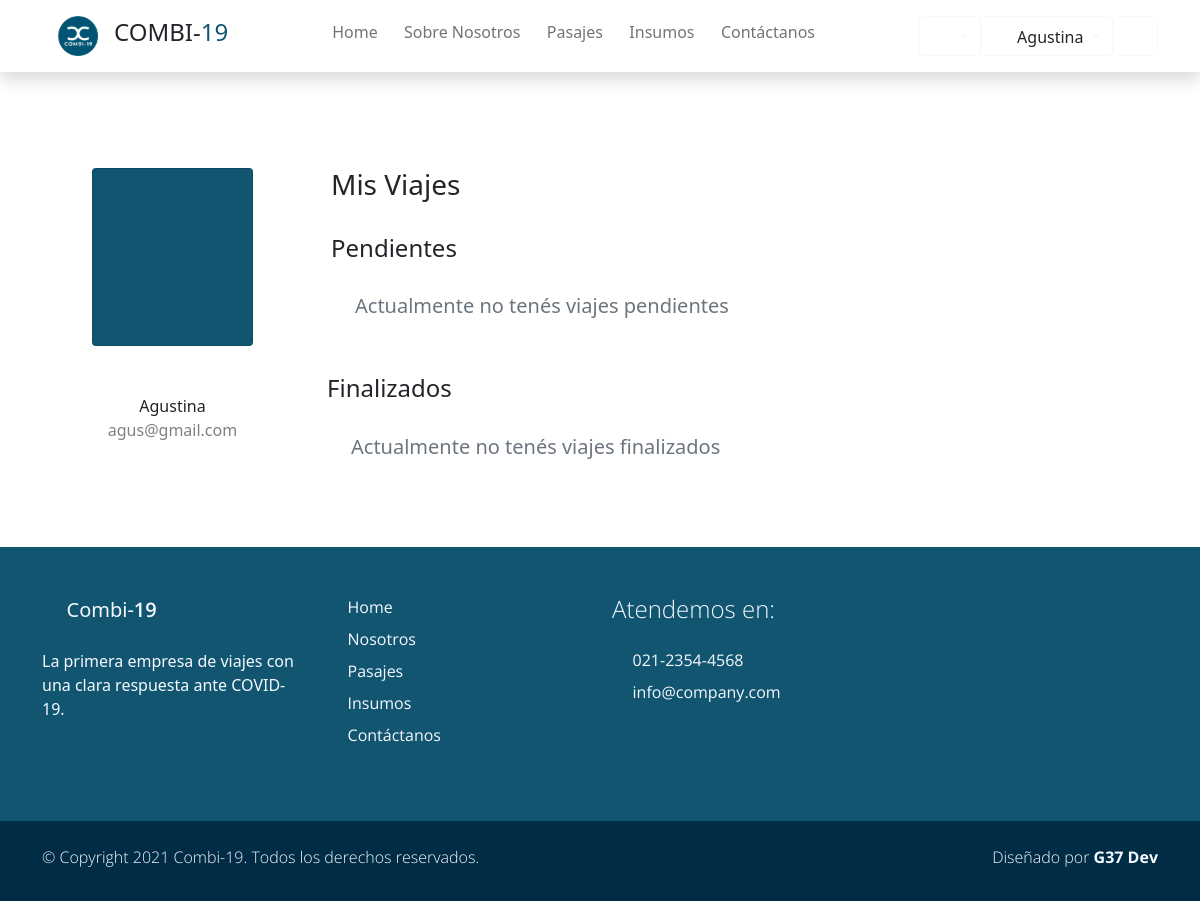
The page /viajes/ (signed in) on the database as committed earlier.
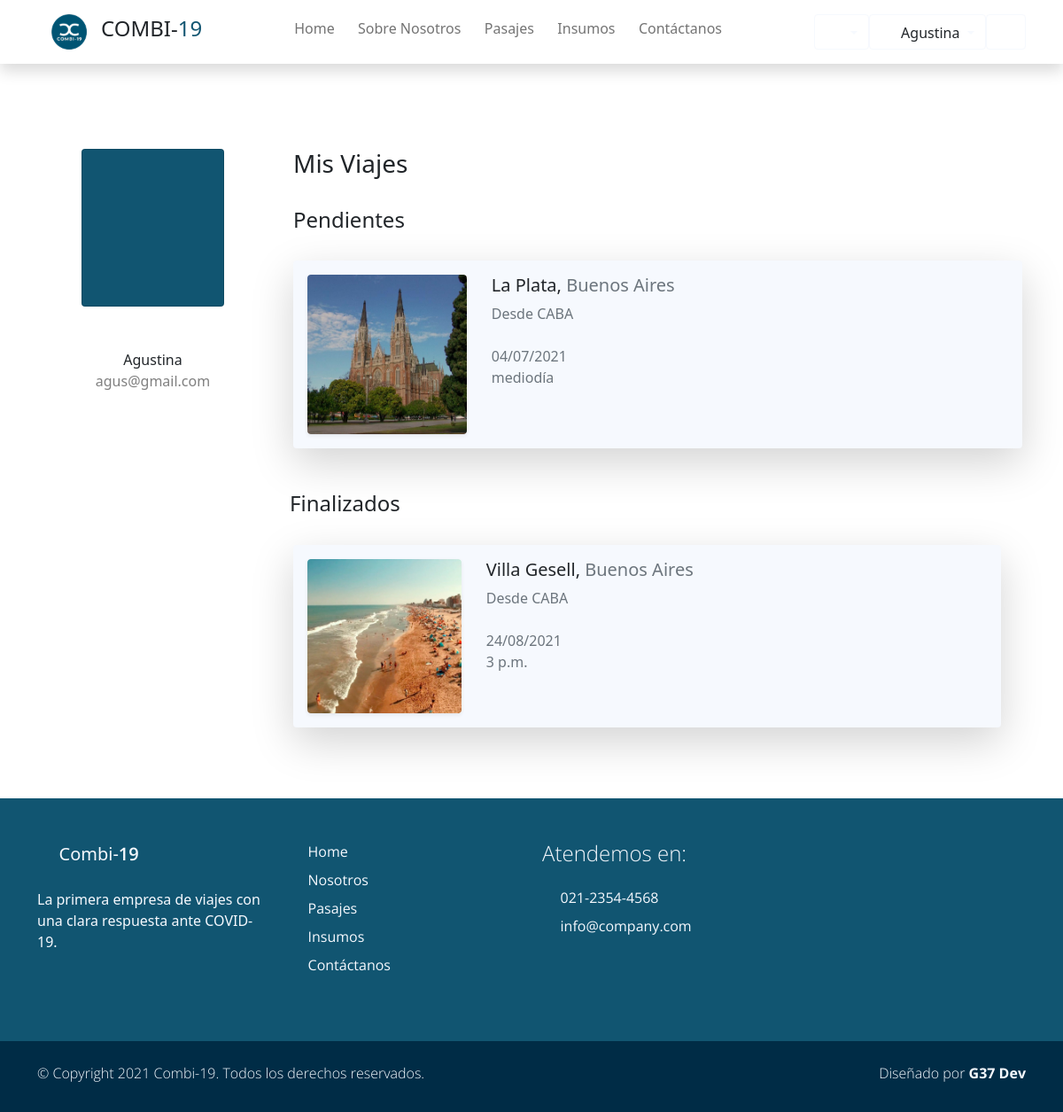
The same page on the database as committed later.
### Combi19App/models.py (models this page shows, shortened)
class Viaje(models.Model):
    comenzado  = "com"
    finalizado = "fin"
    cancelado  = "can"
    ESTADO_CHOICES = [ (comenzado,'COMENZADO'), (finalizado, 'FINALIZADO'), (cancelado,'CANCELADO') ]
    fecha             =   models.DateTimeField(blank=True, null=True)
    ruta              =   models.ForeignKey(Ruta, default=None, blank=True, null=True, on_delete=models.CASCADE)
    combi             =   models.ForeignKey(Vehiculo, blank=True, null=True, on_delete=models.CASCADE)
    precio            =   models.DecimalField(default=None, blank=True, null=True, max_digits=10, decimal_places=2)
    insumo            =   models.ManyToManyField(Insumo,default=None, blank=True)
    pasajeros         =   models.ManyToManyField(Account, default=None, blank=True)
    asientos_ocupados =   models.IntegerField(default=0, null=True, blank=True)
    estado            =   models.CharField(max_length=3, choices=ESTADO_CHOICES, default=ESTADO_CHOICES[0])
    class Meta:
        unique_together = ('fecha', 'combi')

class Ruta(models.Model):
    origen        = models.ForeignKey(Lugar, default=None, on_delete=models.CASCADE, related_name='origen')
    destino       = models.ForeignKey(Lugar, default=None, on_delete=models.CASCADE, related_name='destino')
    nombre        = models.CharField(max_length=30, blank=True, null=True, verbose_name='Nombre de ruta')
    km            = models.IntegerField(validators=[MinValueValidator(0)])
    class Meta:
        unique_together = ('origen', 'destino')

class Lugar(models.Model):
    nombre        = models.CharField(max_length=40, blank=True, null=True, unique=True, verbose_name='Lugar')
    provincia     = models.CharField(max_length=20, blank=True, null=True)
    codigo_postal = models.IntegerField(blank=True, null=True, unique=True, validators=[MinValueValidator(1000)])
    imagen        = models.ImageField(upload_to="ciudades", blank=True, null=True)
    class Meta:
        verbose_name_plural = "Lugares"
    def __str__(self):
        return f'{self.nombre}'

### users/views.py (the view)
def misviajes_view(request):
    viajes_pendientes = Viaje.objects.filter(pasajeros=request.user).filter(estado=Viaje.comenzado)
    viajes_finalizados = Viaje.objects.filter(pasajeros=request.user).filter(estado=Viaje.finalizado)
    context = {"finalizados": viajes_finalizados, "pendientes":viajes_pendientes}
    return render(request, "users/misviajes.html", context)

### carro/context_processor.py (called while the page is built)
def importe_total(request):
    total=0
    if request.user.is_authenticated:
        if 'carro' in request.session:
            for key,value in request.session['carro'].items():
                total = total +(float(value['precio']))#*value['cantidad'])
    return {'importe_total':total}

### users/models.py (called while the page is built)
    @property
    def is_superuser(self):
        return self.is_admin

    @property
    def is_admin(self):
        return self.is_staff

    @property
    def es_chofer(self):
        try:
            chofer = self.chofer
            return True
        except Chofer.DoesNotExist:
            return False

### users/templates/users/misviajes.html (shortened to what the changed rows need)
{% extends 'Combi19App/base.html' %}
{% load static %}
{% block content %}
<div class="container rounded bg-white mt-5 mb-5">
    <div class="row">
        <div class="col-md-9  col-sm-12 border-right">
            <div class= "row">
                <div class="p-3 py-5">
                    <div class="row justify-content-between">
                        <h4 class="h3 text-right pb-4 col-md-4">Mis Viajes</h4>
                    </div>
                    <h4 class="h4 text-right pb-4 col-md-4">Pendientes</h4>
                        {% if pendientes %}
                            {% for v in pendientes %}
                            <div class="row ">
                                <div class="col-xl-12 col-md-12 col-sm-12">
                                    <div  class="card bg-light border-0 shadow-lg overflow-hidden">
                                        <div class="card-body ">
                                            <div class="row">
                                                <div class="col-3">
                                                    <div href="#" class="card border-0 text-white shadow-sm overflow-hidden mx-2 m-sm-0">
                                                        <img class="card-img" src="{{v.ruta.destino.imagen.url}}" alt="">
                                                    </div>
                                                </div>
                                                <div class=" col-6 px-3">
                                                    <h5 class="h5 ">{{v.ruta.destino}}, <span class="text-muted">{{v.ruta.destino.provincia}}</span></h2>
                                                    <p class="m-0 p-0 text-muted">Desde {{v.ruta.origen}} <i class='p-0 bx bx-map'></i></p>
                                                    <br>
                                                    <p class="m-0 p-0 text-muted">{{v.fecha|date:"d/m/Y"  }} </p>
                                                    <p class="m-0 p-0 text-muted">{{v.fecha | time}} </p>
                                                </div>
                                                <div class="col-3 ">
                                                </div>
                                            </div>
                                        </div>
                                    </div>
                                </div>
                            </div>
                        {% endfor %}
                        {% else %}
                            <h5 class="h5 text-muted mx-4 col-12">Actualmente no tenés viajes pendientes</h5>
                        {% endif %}
                    </div>
                    <div class="row justify-content-between">
                        <div class="d-flex justify-content-between align-items-center mb-3">
                            {% if finalizados %}
                                {% for v in finalizados %}
                                <div class="row ">
                                    <div class="col-xl-12 col-md-12 col-sm-12">
                                        <div  class="card mx-1 bg-light border-0 shadow-lg overflow-hidden">
                                            <div class="card-body ">
                                                <div class="row">
                                                    <div class="col-3">
                                                        <div href="#" class="card border-0 text-white shadow-sm overflow-hidden mx-2 m-sm-0">
                                                            <img class="card-img" src="{{v.ruta.destino.imagen.url}}" alt="">
                                                        </div>
                                                    </div>
                                                    <div class=" col-6 px-3">
                                                        <h5 class="h5 ">{{v.ruta.destino}}, <span class="text-muted">{{v.ruta.destino.provincia}}</span></h2>
                                                        <p class="m-0 p-0 text-muted">Desde {{v.ruta.origen}} <i class='p-0 bx bx-map'></i></p>
                                                        <br>
                                                        <p class="m-0 p-0 text-muted">{{v.fecha|date:"d/m/Y"  }} </p>
                                                        <p class="m-0 p-0 text-muted">{{v.fecha | time}} </p>
                                                    </div>
                                                    <div class="col-3 ">
                                                    </div>
                                                </div>
                                            </div>
                                        </div>
                                    </div>
                                </div>
                                {% endfor %}
                            {% else %}
                                <h5 class="h5 text-muted mx-4 col-12">Actualmente no tenés viajes finalizados</h5>
                            {% endif %}
                        </div>
                    </div>
                </div>
            </div>
        </div>
    </div>
</div>
{% endblock %}

Rows that differ between the two databases and show on the page:
now on this page (row edited): Viaje: ruta.destino.imagen (picture), ruta.destino "La Plata", ruta.destino.provincia "Buenos Aires", ruta.origen "CABA", fecha "04/07/2021", fecha "mediodía", shown under "Pendientes"
now on this page (row edited): Viaje: ruta.destino.imagen (picture), ruta.destino "Villa Gesell", ruta.destino.provincia "Buenos Aires", ruta.origen "CABA", fecha "24/08/2021", fecha "3 p.m.", shown under "Finalizados"
Other text that changed with them:
text no longer shown: "Actualmente no tenés viajes pendientes Actualmente no tenés viajes finalizados"
